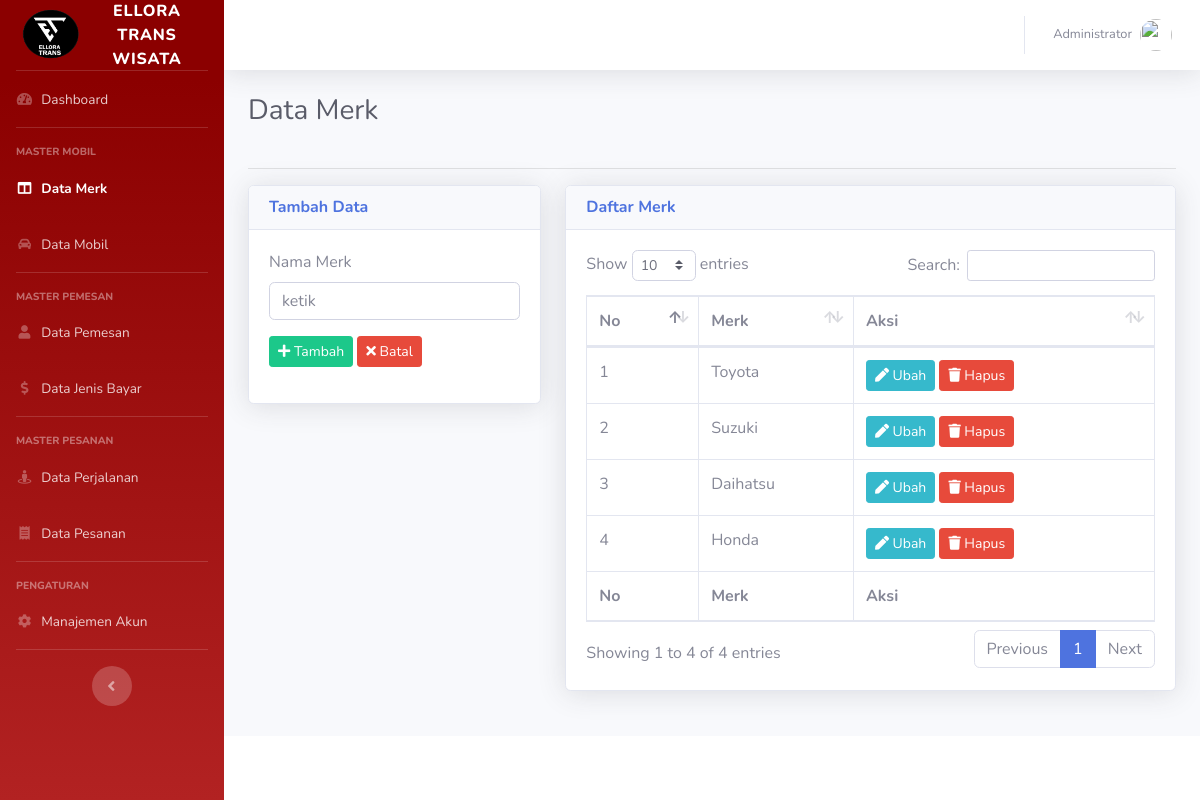
Page /merk (signed in) on the committed database.
### tables this page shows
CREATE TABLE `tbl_merk` (
  `id` int(11) NOT NULL,
  `merk` varchar(20) DEFAULT NULL
);

### controllers/C_Merk.php (called while the page is built, shortened)
<?php
class C_Merk extends Controller {
	public function __construct(){
		$this->merk = $this->model('M_Merk');
	}
	public function index(){
		$data = [
			'aktif' => 'merk',
			'judul' => 'Data Merk',
			'data_merk' => $this->merk->lihat(),
			'no' => 1
		];
		$this->view('merk/index', $data);
	}
}

### index.php (called while the page is built, shortened)
<?php
require_once BASEPATH . DS . 'core' . DS . 'Database.php';
require_once BASEPATH . DS . 'core' . DS . 'Model.php';
new Route();
?>

### functions/url_function.php (called while the page is built, shortened)
<?php
function base_url($path = null){
	if(isset($path)){
		$path = filter_var($path, FILTER_SANITIZE_URL);
		$path = rtrim($path, '/');
		return BASE_URL . $path;
	}
	return BASE_URL;
}

### core/Model.php (called while the page is built, shortened)
<?php
class Model {
	public function __construct(){
		$this->db = new Database();
	}
	public function get($table, $kolom = []){
		if (count($kolom) == 0) {
			$this->_query = "SELECT * FROM {$table}";
		}
	}
	public function execute(){
		return $this->db->query($this->_query);
	}
}

### core/Database.php (called while the page is built, shortened)
<?php
class Database
{
	public function __construct()
	{
		$this->_koneksi = new mysqli(DB_HOST, DB_USER, DB_PASS, DB_NAME);
	}
	public function query($query)
	{
		return $this->_koneksi->query($query);
	}
}

### models/M_Merk.php (called while the page is built, shortened)
<?php
class M_Merk extends Model{
	public function lihat(){
		$query = $this->execute();
		return $query;
	}
}

### views/merk/index.php (the view, shortened to what this page needs)
<!DOCTYPE html>
<html lang="en">
<head>
	<link href="<?= base_url('sb-admin-2/') ?>/vendor/fontawesome-free/css/all.min.css" rel="stylesheet" type="text/css">
	<link href="<?= base_url('sb-admin-2/') ?>/css/sb-admin-2.min.css" rel="stylesheet">
	<link href="<?= base_url('sb-admin-2/') ?>/vendor/datatables/dataTables.bootstrap4.min.css" rel="stylesheet">
</head>
<body id="page-top">
	<div id="wrapper">
	<div id="content-wrapper" class="d-flex flex-column">
		<div id="content">
			<div class="container-fluid">
				<div class="row">
					<div class="col-sm-12">
						<div class="clearfix">
							<div class="float-left">
								<h1 class="h3 mb-4 text-gray-800"><?= $judul ?></h1>
							</div>
						</div>
						<hr>
					</div>
				</div>
				<div class="row">
					<div class="col-sm-4">
						<div class="card shadow">
							<div class="card-header">
								<h6 class="m-0 font-weight-bold text-primary">Tambah Data</h6>
							</div>
							<div class="card-body">
								<form method="POST" action="<?= base_url('merk/tambah') ?>">
								  	<div class="form-group">
										<label for="merk">Nama Merk</label>
										<input type="text" class="form-control" name="merk" id="merk" autocomplete="off" required="required" placeholder="ketik">
								  	</div>
								  	<div class="form-group">
										<button type="submit" class="btn btn-sm btn-success" name="tambah"><i class="fa fa-plus"></i> Tambah</button>
										<button type="reset" class="btn btn-sm btn-danger"><i class="fa fa-times"></i> Batal</button>
								  	</div>
								</form>
							</div>
						</div>
					</div>
					<div class="col-sm-8">
						<div class="card shadow">
							<div class="card-header">
								<h6 class="m-0 font-weight-bold text-primary">Daftar Merk</h6>
							</div>
							<div class="card-body">
								<table class="table table-bordered" id="dataTable" width="" cellspacing="0">
	                  				<thead>
	                    				<tr>
	                    					<th>No</th>
	                    					<th>Merk</th>
	                    					<th>Aksi</th>
	                    				</tr>
	                 				</thead>
	                  				<tfoot>
	                    				<tr>
	                    					<th>No</th>
	                    					<th>Merk</th>
	                    					<th>Aksi</th>
	                    				</tr>
	                  				</tfoot>
	                 				<tbody>
	                 					<?php while($merk = $data_merk->fetch_object()) : ?>
	                 						<tr>
	                 							<td><?= $no++ ?></td>
	                 							<td><?= $merk->merk ?></td>
	                 							<td>
	                 								<a href="<?= base_url('merk/ubah/' . $merk->id) ?>" class="btn btn-sm btn-info"><i class="fa fa-pen"></i> Ubah</a>
	                 								<a href="<?= base_url('merk/hapus/' . $merk->id) ?>" class="btn btn-sm btn-danger" onclick="return confirm('apakah anda yakin?')"><i class="fa fa-trash"></i> Hapus</a>
	                 							</td>
	                 						</tr>
	                 					<?php endwhile; ?>
	                 				</tbody>
              					</table>
							</div>
						</div>
					</div>
				</div>
			</div>
		</div>
	</div>
	</div>
</body>
</html>

### rows in the picture
tbl_merk: merk "Toyota"
tbl_merk: merk "Suzuki"
tbl_merk: merk "Daihatsu"
tbl_merk: merk "Honda"

### other values in the picture
$_SESSION['login']['nama'] "Administrator"
$judul "Data Merk"
